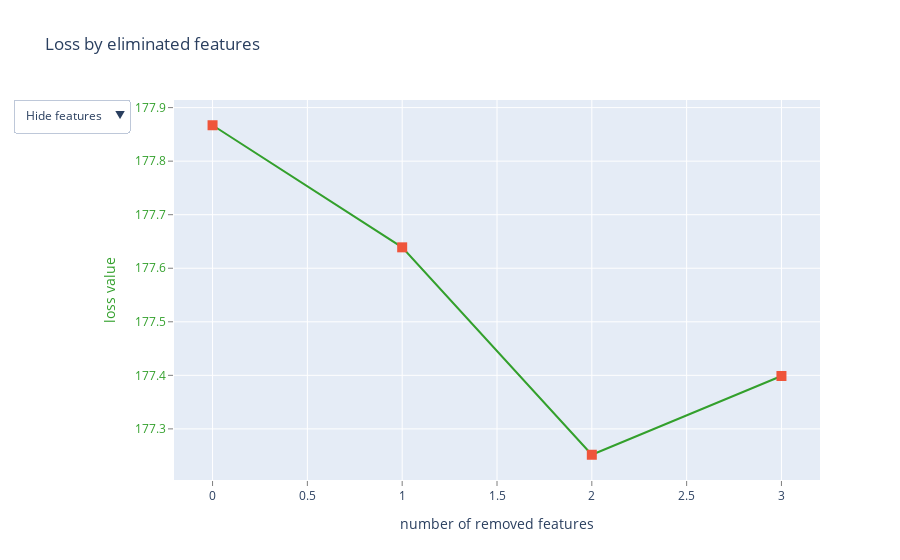

The notebook cell this image was saved under:
### Code cell
_ = select_features(
    algorithm=EFeaturesSelectionAlgorithm.RecursiveByShapValues, steps=9
)

### Figure 1 — Plotly figure (JSON) as saved in the notebook; plotly's stock layout.template omitted (floating-point values rounded to 4 significant figures)
{"data": [{"line": {"color": "rgb(51,160,44)"}, "mode": "lines+markers", "name": "", "text": ["", "veh_value", "credit_score", "gender"], "type": "scatter", "x": [0, 1, 2, 3], "y": [177.9, 177.6, 177.3, 177.4]}, {"marker": {"size": 10, "symbol": "square"}, "mode": "markers", "name": "", "text": ["", "veh_value", "credit_score", "gender"], "type": "scatter", "x": [0, 1, 2, 3], "y": [177.9, 177.6, 177.3, 177.4]}, {"mode": "text", "name": "", "text": ["", "0", "16", "4"], "textfont": {"color": "rgb(51,160,44)", "family": "sans serif", "size": 18}, "textposition": "bottom center", "type": "scatter", "visible": false, "x": [0, 1, 2, 3], "y": [177.9, 177.6, 177.3, 177.4]}, {"mode": "text", "name": "", "text": ["", "veh_value", "credit_score", "gender"], "textfont": {"color": "rgb(51,160,44)", "family": "sans serif", "size": 18}, "textposition": "bottom center", "type": "scatter", "visible": false, "x": [0, 1, 2, 3], "y": [177.9, 177.6, 177.3, 177.4]}], "layout": {"showlegend": false, "title": {"text": "Loss by eliminated features"}, "updatemenus": [{"active": 0, "buttons": [{"args": [{"visible": [true, true, false, false]}], "label": "Hide features", "method": "update"}, {"args": [{"visible": [true, true, true, false]}], "label": "Show indices", "method": "update"}, {"args": [{"visible": [true, true, false, true]}], "label": "Show names", "method": "update"}], "pad": {"r": 10, "t": 10}, "showactive": true, "x": -0.25, "xanchor": "left", "y": 1.03, "yanchor": "top"}], "xaxis": {"gridcolor": "rgb(255,255,255)", "showgrid": true, "showline": false, "showticklabels": true, "tickcolor": "rgb(127,127,127)", "ticks": "outside", "title": {"text": "number of removed features"}, "zeroline": false}, "yaxis": {"gridcolor": "rgb(255,255,255)", "showgrid": true, "showline": false, "showticklabels": true, "tickcolor": "rgb(127,127,127)", "tickfont": {"color": "rgb(51,160,44)"}, "ticks": "outside", "title": {"font": {"color": "rgb(51,160,44)"}, "text": "loss value"}, "zeroline": false}}}
